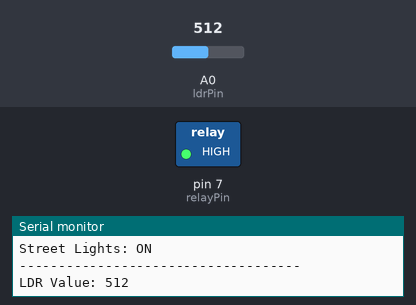
A sketch run on a simulated Arduino Uno, built with avr-gcc and run on an emulated ATmega328P. On the bench: switched loads named in the sketch (green lamp = pin HIGH), the last lines printed to the serial monitor. Inputs (shaded band) come from the test bench; at power-on: A0 (ldrPin) = 512.

Above: at 1.2 s.
1.3 s: A0 (ldrPin) set to 530
At 2.8 s:
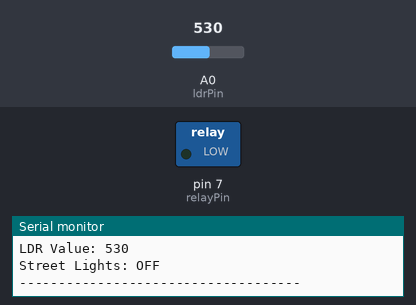
3.2 s: A0 (ldrPin) set to 511
At 4.6 s:
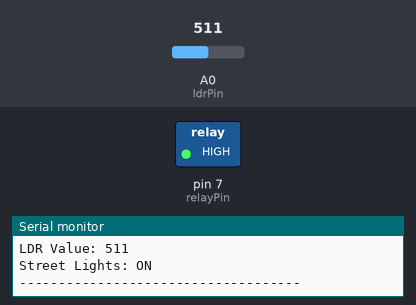
4.9 s: A0 (ldrPin) set to 716
At 6.4 s:
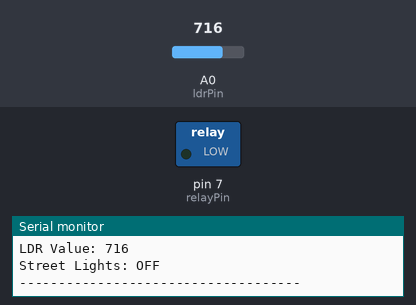
Timing chart, 0 to 7.9 s (numbered marks = the images above; inputs shaded):
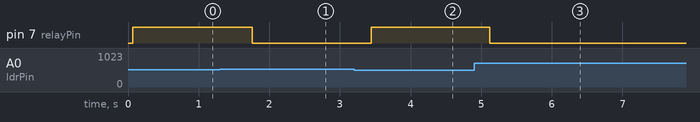

The sketch:

ldr_streetlight.ino
```cpp
/*
  ------------------------------------------------------------
  SMART STREET LIGHT AUTOMATION – LDR + RELAY
  Project by: Onkar (Ahilyanagar – Pipeline Road, Dyaneshwar Nagar, Savedi)
  ------------------------------------------------------------
  FUNCTION:
    • Reads brightness using an LDR (Light Dependent Resistor)
    • Automatically switches ON street lights when ambient light is low
    • Automatically switches OFF lights during daytime
  ------------------------------------------------------------
  HARDWARE:
    • LDR connected to A0 (with 10k Ohm resistor)
    • Relay module connected to digital pin 7
    • Relay controls AC streetlight line (USE CAUTION)
  ------------------------------------------------------------
  SAFETY:
    • Relay should be optocoupled (recommended)
    • AC wiring must be handled ONLY by a certified electrician
  ------------------------------------------------------------
*/

int ldrPin = A0;        // Analog input from LDR
int relayPin = 7;       // Digital output to relay
int threshold = 520;    // Adjust based on environment (300–700 range)

// Optional: smoothing filter
int smoothValue(int pin) {
  long sum = 0;
  for (int i = 0; i < 10; i++) {
    sum += analogRead(pin);
    delay(5);
  }
  return sum / 10;
}

void setup() {
  pinMode(relayPin, OUTPUT);
  digitalWrite(relayPin, LOW);  // Assume LOW = lights OFF
  Serial.begin(9600);

  Serial.println("Smart Street Light Automation Started");
  Serial.println("------------------------------------");
}

void loop() {
  int ldrValue = smoothValue(ldrPin); // read filtered value

  Serial.print("LDR Value: ");
  Serial.println(ldrValue);

  // NIGHT or DARK CONDITIONS → TURN LIGHTS ON
  if (ldrValue < threshold) {
    digitalWrite(relayPin, HIGH); // turn ON lights
    Serial.println("Street Lights: ON");
  } else {
    digitalWrite(relayPin, LOW);  // turn OFF lights
    Serial.println("Street Lights: OFF");
  }

  Serial.println("------------------------------------");
  delay(500);
}
```

Measured:
- the behaviour switches between 519 and 520 on A0 (ldrPin) (found by bisection; images 0 and 1)
- after the input at 1.3 s, pin 7 (relayPin): HIGH → LOW after 0.46 s
- after the input at 3.2 s, pin 7 (relayPin): LOW → HIGH after 0.24 s
- after the input at 4.9 s, pin 7 (relayPin): HIGH → LOW after 0.22 s
